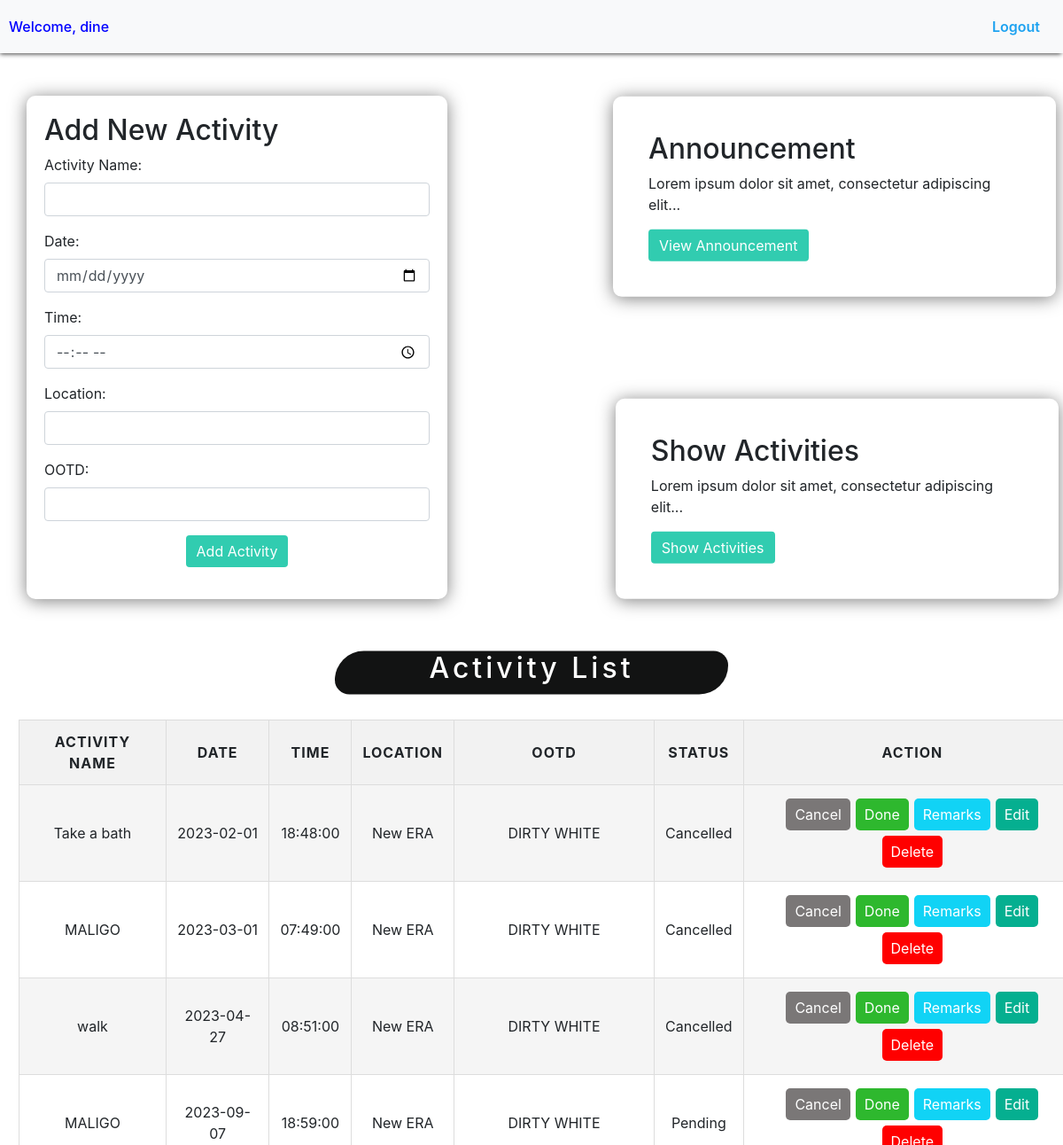
Page /SD208-Gedorio/userpage.php (signed in) on the committed database.
### tables this page shows
CREATE TABLE `activities` (
  `id` int(11) NOT NULL,
  `activity_name` varchar(255) NOT NULL,
  `activity_date` date NOT NULL,
  `activity_time` time NOT NULL,
  `activity_location` varchar(255) NOT NULL,
  `activity_ootd` varchar(255) NOT NULL,
  `activity_status` varchar(20) NOT NULL DEFAULT 'Pending'
);

### SD208-Gedorio/userpage.php (the view, shortened to what this page needs)
<!DOCTYPE html>
<html>
<head>
    <link rel="stylesheet" href="https://stackpath.bootstrapcdn.com/bootstrap/4.5.2/css/bootstrap.min.css">
    <link rel="stylesheet" href="Userpages.css">
</head>
<body>
    <nav class="navbar navbar-expand-lg navbar-primary bg-light">
        <?php
        if (isset($_SESSION['username'])) {
            echo '<span class="navbar-text mr-auto"style="color: blue; font-weight:500;">Welcome, ' . $_SESSION['username'] . '</span>';
            echo '<a class="nav-link" id="log" href="index.php">Logout</a>';
        }
        ?>
    </nav>
    <div class="container mt-5">
        <div class="row">
            <div class="col-lg-5" id="Activity">
                <h2 class="HeadAct">Add New Activity</h2>
                <form action="add_activity.php" method="POST" id="activity-form">
                    <div class="form-group">
                        <label for="activity_name">Activity Name:</label>
                        <input type="text" class="form-control" id="activity_name" name="activity_name" required>
                    </div>
                    <div class="form-group">
                        <label for="activity_date">Date:</label>
                        <input type="date" class="form-control" id="activity_date" name="activity_date" required>
                    </div>
                    <div class="form-group">
                        <label for="activity_time">Time:</label>
                        <input type="time" class="form-control" id="activity_time" name="activity_time" required>
                    </div>
                    <div class="form-group">
                        <label for="activity_location">Location:</label>
                        <input type="text" class="form-control" id="activity_location" name="activity_location">
                    </div>
                    <div class="form-group">
                        <label for="activity_ootd">OOTD:</label>
                        <input type="text" class="form-control" id="activity_ootd" name="activity_ootd">
                    </div>
                    <div class="form-group text-center">
                        <button type="submit" class="btn btn-primary">Add Activity</button>
                    </div>
                </form>
            </div>
            <div class="col-lg-4">
                <div class="Announcement">
                    <h2 class="HeadAct">Announcement</h2>
                    <p>Lorem ipsum dolor sit amet, consectetur adipiscing elit...</p>
                    <button class="btn btn-primary" id="viewAnnouncementButton">View Announcement</button>
                </div>
            </div>
            <div class="col-lg-3">
                <div class="ShowActivity">
                    <h2 class="HeadAct">Show Activities</h2>
                    <p>Lorem ipsum dolor sit amet, consectetur adipiscing elit...</p>
                    <button class="btn btn-primary" id="showActivitiesButton">Show Activities</button>
                </div>
            </div>
        </div>
        <div class="row">
            <div class="col-lg-12" id="TableActivity">
                <h2 class="listAct">Activity List</h2>
                <div class="table-responsive scrollable-table">
                    <table class="table table-striped">
                        <tbody>
                            <?php include("Activity_php/showAll.php"); ?>
                        </tbody>
                    </table>
                </div>
            </div>
        </div>
    </div>
</body>
</html>

### SD208-Gedorio/Activity_php/showAll.php (shortened to what this page needs)
<?php
$servername = "localhost";
$username = "root";
$password = "";
$dbname = "website";
$conn = new mysqli($servername, $username, $password, $dbname);
$sql = "SELECT * FROM activities";
$result = $conn->query($sql);
if ($result->num_rows > 0) {
    echo "<table class='activity-list'>";
    echo "<tr>";
    echo "<th>Activity Name</th>";
    echo "<th>Date</th>";
    echo "<th>Time</th>";
    echo "<th>Location</th>";
    echo "<th>OOTD</th>";
    echo "<th>Status</th>";
    echo "<th>Action</th>";
    echo "</tr>";
    while ($row = $result->fetch_assoc()) {
        echo "<tr>";
        echo "<td id='activity-" . $row["id"] . "-name'>" . $row["activity_name"] . "</td>";
        echo "<td id='activity-" . $row["id"] . "-date'>" . $row["activity_date"] . "</td>";
        echo "<td id='activity-" . $row["id"] . "-time'>" . $row["activity_time"] . "</td>";
        echo "<td>" . $row["activity_location"] . "</td>";
        echo "<td>" . $row["activity_ootd"] . "</td>";
        echo "<td>" . $row["activity_status"] . "</td>";
        echo "<td class='action-buttons'>";
        echo '<button onclick="cancelActivity(' . $row["id"] . ')" id="cancel">Cancel</button>';
        echo '<button onclick="markDone(' . $row["id"] . ')" id="done">Done</button>';
        echo '<button onclick="addRemarks(' . $row["id"] . ')">Remarks</button>';
        echo '<button onclick="editActivity(' . $row["id"] . ')" id="edit">Edit</button>';
        echo '<button onclick="deleteActivity(' . $row["id"] . ')" id="delete">Delete</button>';
        echo "</td>";
        echo "</tr>";
    }
    echo "</table>";
} else {
    echo "No activities found.";
}
?>

### SD208-Gedorio/userpages.css (style rules this page uses)
.navbar { background-color: #333; color: #fff; padding: 10px; position: sticky; top: 0; z-index: 100; box-shadow: -1px 2px 5px -1px rgba(0,0,0,0.75); }
#log { color: rgb(29, 162, 240); font-weight:600; border-radius: 5px; }
#Activity { padding: 20px; border-radius: 10px; box-shadow: 0px 2px 19px 0px rgba(0,0,0,0.50); }
#Activity button { background-color: #31CCB0; border: none; }
.Announcement { position: absolute; padding: 40px; top: 20%; left: 115%; transform: translate(-50%,-50%); width: 500px; border-radius: 10px; box-shadow: 0px 2px 19px 0px rgba(0,0,0,0.50); }
.Announcement button { background: #31CCB0; border: none; }
.ShowActivity { position: absolute; padding: 40px; top: 80%; left: 21%; transform: translate(-50%,-50%); width: 500px; border-radius: 10px; box-shadow: 0px 2px 19px 0px rgba(0,0,0,0.50); }
.ShowActivity button { background: #31CCB0; border: none; }
.scrollable-table { max-height: 500px; overflow-x: auto; overflow-y: auto; }
.table-responsive { width: 1200px; top: 60%; left: 70%; transform: translate(-2%,-1%); }
.listAct { position: relative; text-align: center; margin-top: 4rem; letter-spacing: 4px; border-radius: 100px 50px; background-color: #121313; color: white; width: 40%; height: 8%; top: 3%; left: 50%; transform: translate(-50%,-50%); }
.activity-list { width: 100%; border-collapse: collapse; background-color: #fff; border-radius: 5px; overflow-y:auto; box-shadow: 0px 2px 5px rgba(0, 0, 0, 0.1); margin-top: 20px; }
.activity-list th, .activity-list td { border: 1px solid #ddd; padding: 12px; text-align: center; }
.activity-list th { background-color: #f2f2f2; font-weight: bold; text-transform: uppercase; letter-spacing: 1px; }
.activity-list tbody tr:nth-child(even) { background-color: #f5f5f5; }
.activity-list .action-buttons button { padding: 6px 10px; margin: 3px; background-color: #11d3f5; color: #fff; border: none; border-radius: 5px; cursor: pointer; transition: background-color 0.3s; }
.action-buttons #cancel { background-color: rgb(122, 119, 119); border: none; }
.action-buttons #done { background-color: rgb(46, 184, 46); }
.action-buttons #edit { background-color: #05af90; }
.action-buttons #delete { background-color: red; }

### rows in the picture
activities: activity_name "Take a bath", activity_date "2023-02-01", activity_time "18:48:00", activity_location "New ERA", activity_ootd "DIRTY WHITE", activity_status "Cancelled"
activities: activity_name "MALIGO", activity_date "2023-03-01", activity_time "07:49:00", activity_location "New ERA", activity_ootd "DIRTY WHITE", activity_status "Cancelled"
activities: activity_name "walk", activity_date "2023-04-27", activity_time "08:51:00", activity_location "New ERA", activity_ootd "DIRTY WHITE", activity_status "Cancelled"
activities: activity_name "MALIGO", activity_date "2023-09-07", activity_time "18:59:00", activity_location "New ERA", activity_ootd "DIRTY WHITE", activity_status "Pending"

### other values in the picture
$_SESSION['username'] "dine"
